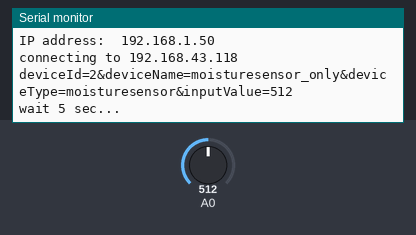
Recording of a sketch running on a simulated ESP8266 (NodeMCU). Parts: the last lines printed to the serial monitor. Inputs (shaded band) come from the test bench; at power-on: A0 = 512. WiFi joins after 1.5 s; servers stay silent unless stated.

Above: at 3.2 s.
3.3 s: A0 set to 716
At 7.37 s:
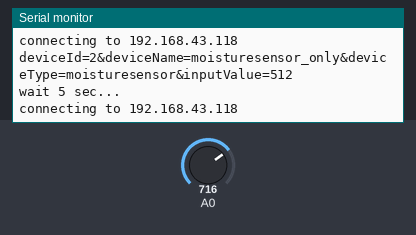
9.2 s: A0 set to 900
At 13.6 s:
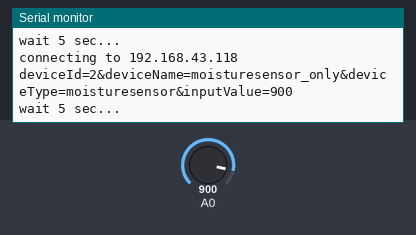
Timing chart, 0 to 15.1 s (numbered marks = the images above; inputs shaded):
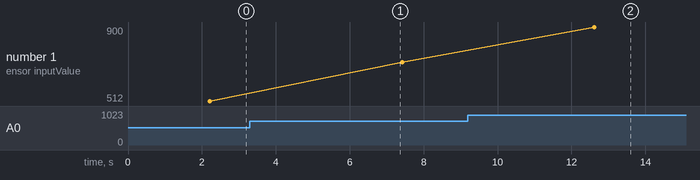

Measured:
- after the input at 9.2 s, the serial monitor: prints a new line after 3.4 s (image 2)
- plotted number 1: 512 → 716 after the input at 3.3 s, 716 → 900 after the input at 9.2 s

The sketch:

moisturesensor.ino
```cpp
#include <ESP8266WiFi.h>
#include<String.h>
const char* ssid     = "mathew";
const char* password = "lunargrey";


int moistureval = 0;
void setup() {
  pinMode(A0, LOW);
  Serial.begin(115200);
  delay(10);
  Serial.println('\n');


  IPAddress staticIP(192, 168, 43, 20);
  IPAddress gateway(192, 168, 43, 1);
  IPAddress subnet(255, 255, 255, 0);
  IPAddress dns(8, 8, 8, 8);
  const char* deviceName = "moisturesensor";

  WiFi.hostname(deviceName);
  WiFi.config(staticIP, subnet, gateway, dns);
  WiFi.begin(ssid, password);
  Serial.print("Connecting to ");
  Serial.print(ssid); Serial.println(" ...");

  int i = 0;
  while (WiFi.status() != WL_CONNECTED) {
    delay(1000);
    Serial.print(++i); Serial.print(' ');
  }

  Serial.println('\n');
  Serial.println("Connection established!");
  Serial.print("IP address:\t");
  Serial.println(WiFi.localIP());
}

void loop()
{
  const uint16_t port = 3000;
  const char * host = "192.168.43.118";


  Serial.print("connecting to ");
  Serial.println(host);
  WiFiClient client;


  if (!client.connect(host, port)) {
    Serial.println("connection failed");
    Serial.println("wait 5 sec...");
    delay(5000);
    return;
  }


  moistureval = analogRead(A0);
    client.print("deviceId=2&deviceName=moisturesensor_only&deviceType=moisturesensor&inputValue=" + String(moistureval));


  Serial.println("deviceId=2&deviceName=moisturesensor_only&deviceType=moisturesensor&inputValue=" + String(moistureval));


  Serial.println("wait 5 sec...");
  delay(5000);
  client.stop();
}
```
